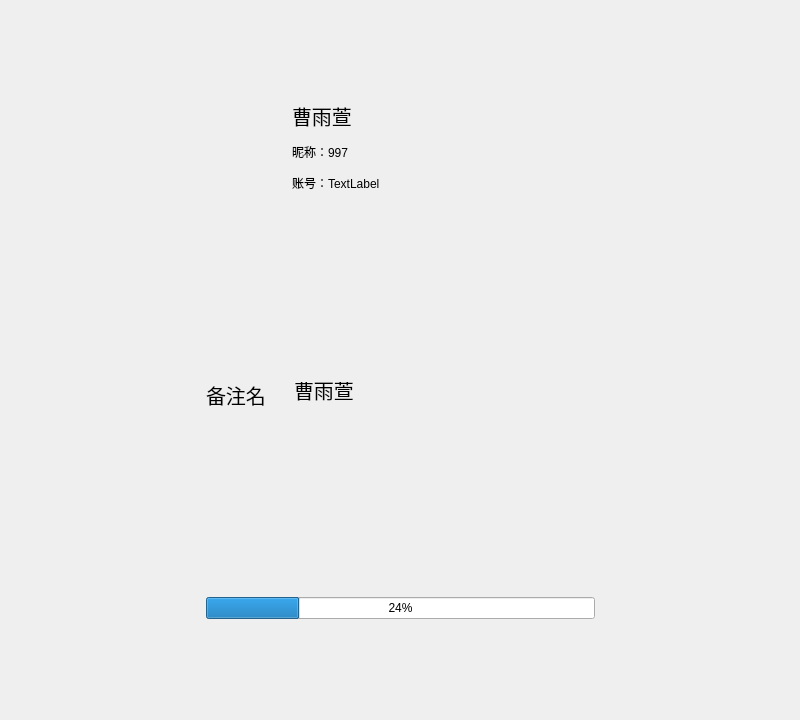
<?xml version="1.0" encoding="UTF-8"?>
<ui version="4.0">
    <class>Frame</class>
    <widget class="QFrame" name="Frame">
        <property name="geometry">
            <rect>
                <x>0</x>
                <y>0</y>
                <width>800</width>
                <height>720</height>
            </rect>
        </property>
        <property name="cursor">
            <cursorShape>IBeamCursor</cursorShape>
        </property>
        <property name="mouseTracking">
            <bool>true</bool>
        </property>
        <property name="tabletTracking">
            <bool>true</bool>
        </property>
        <property name="windowTitle">
            <string>Frame</string>
        </property>
        <layout class="QHBoxLayout" name="horizontalLayout_3">
            <item>
                <layout class="QHBoxLayout" name="horizontalLayout_2" stretch="1,2,1">
                    <item>
                        <spacer name="horizontalSpacer">
                            <property name="orientation">
                                <enum>Qt::Horizontal</enum>
                            </property>
                            <property name="sizeHint" stdset="0">
                                <size>
                                    <width>40</width>
                                    <height>20</height>
                                </size>
                            </property>
                        </spacer>
                    </item>
                    <item>
                        <layout class="QVBoxLayout" name="verticalLayout" stretch="2,3,4,1,4,1,2">
                            <item>
                                <spacer name="verticalSpacer">
                                    <property name="orientation">
                                        <enum>Qt::Vertical</enum>
                                    </property>
                                    <property name="sizeHint" stdset="0">
                                        <size>
                                            <width>20</width>
                                            <height>40</height>
                                        </size>
                                    </property>
                                </spacer>
                            </item>
                            <item>
                                <layout class="QGridLayout" name="gridLayout" rowstretch="1,1,1">
                                    <property name="horizontalSpacing">
                                        <number>6</number>
                                    </property>
                                    <item row="0" column="0" rowspan="3">
                                        <widget class="QLabel" name="l_avatar">
                                            <property name="minimumSize">
                                                <size>
                                                    <width>80</width>
                                                    <height>80</height>
                                                </size>
                                            </property>
                                            <property name="maximumSize">
                                                <size>
                                                    <width>80</width>
                                                    <height>80</height>
                                                </size>
                                            </property>
                                            <property name="text">
                                                <string/>
                                            </property>
                                            <property name="pixmap">
                                                <pixmap>../../../a_img/be0fa6c0c4707fb5f7b37b660de826d3.jpg</pixmap>
                                            </property>
                                            <property name="scaledContents">
                                                <bool>true</bool>
                                            </property>
                                        </widget>
                                    </item>
                                    <item row="0" column="1">
                                        <widget class="QLabel" name="l_remark">
                                            <property name="minimumSize">
                                                <size>
                                                    <width>0</width>
                                                    <height>30</height>
                                                </size>
                                            </property>
                                            <property name="maximumSize">
                                                <size>
                                                    <width>16777215</width>
                                                    <height>30</height>
                                                </size>
                                            </property>
                                            <property name="font">
                                                <font>
                                                    <pointsize>15</pointsize>
                                                </font>
                                            </property>
                                            <property name="text">
                                                <string>曹雨萱</string>
                                            </property>
                                        </widget>
                                    </item>
                                    <item row="1" column="1">
                                        <widget class="QLabel" name="l_nickname">
                                            <property name="minimumSize">
                                                <size>
                                                    <width>0</width>
                                                    <height>30</height>
                                                </size>
                                            </property>
                                            <property name="maximumSize">
                                                <size>
                                                    <width>16777215</width>
                                                    <height>30</height>
                                                </size>
                                            </property>
                                            <property name="text">
                                                <string>昵称：997</string>
                                            </property>
                                        </widget>
                                    </item>
                                    <item row="2" column="1">
                                        <widget class="QLabel" name="l_username">
                                            <property name="minimumSize">
                                                <size>
                                                    <width>0</width>
                                                    <height>20</height>
                                                </size>
                                            </property>
                                            <property name="maximumSize">
                                                <size>
                                                    <width>16777215</width>
                                                    <height>20</height>
                                                </size>
                                            </property>
                                            <property name="text">
                                                <string>账号：TextLabel</string>
                                            </property>
                                        </widget>
                                    </item>
                                </layout>
                            </item>
                            <item>
                                <spacer name="verticalSpacer_2">
                                    <property name="orientation">
                                        <enum>Qt::Vertical</enum>
                                    </property>
                                    <property name="sizeHint" stdset="0">
                                        <size>
                                            <width>20</width>
                                            <height>40</height>
                                        </size>
                                    </property>
                                </spacer>
                            </item>
                            <item>
                                <layout class="QHBoxLayout" name="horizontalLayout">
                                    <item>
                                        <widget class="QLabel" name="label">
                                            <property name="minimumSize">
                                                <size>
                                                    <width>80</width>
                                                    <height>0</height>
                                                </size>
                                            </property>
                                            <property name="maximumSize">
                                                <size>
                                                    <width>80</width>
                                                    <height>16777215</height>
                                                </size>
                                            </property>
                                            <property name="font">
                                                <font>
                                                    <pointsize>15</pointsize>
                                                </font>
                                            </property>
                                            <property name="text">
                                                <string>备注名</string>
                                            </property>
                                        </widget>
                                    </item>
                                    <item>
                                        <widget class="QLineEdit" name="lineEdit">
                                            <property name="minimumSize">
                                                <size>
                                                    <width>0</width>
                                                    <height>25</height>
                                                </size>
                                            </property>
                                            <property name="maximumSize">
                                                <size>
                                                    <width>16777215</width>
                                                    <height>25</height>
                                                </size>
                                            </property>
                                            <property name="font">
                                                <font>
                                                    <pointsize>15</pointsize>
                                                </font>
                                            </property>
                                            <property name="cursor">
                                                <cursorShape>ArrowCursor</cursorShape>
                                            </property>
                                            <property name="autoFillBackground">
                                                <bool>false</bool>
                                            </property>
                                            <property name="styleSheet">
                                                <string notr="true">
                                                    background:transparent;border-width:0;border-style:outset
                                                </string>
                                            </property>
                                            <property name="text">
                                                <string>曹雨萱</string>
                                            </property>
                                        </widget>
                                    </item>
                                </layout>
                            </item>
                            <item>
                                <spacer name="verticalSpacer_3">
                                    <property name="orientation">
                                        <enum>Qt::Vertical</enum>
                                    </property>
                                    <property name="sizeHint" stdset="0">
                                        <size>
                                            <width>20</width>
                                            <height>40</height>
                                        </size>
                                    </property>
                                </spacer>
                            </item>
                            <item>
                                <widget class="QProgressBar" name="progressBar">
                                    <property name="value">
                                        <number>24</number>
                                    </property>
                                </widget>
                            </item>
                            <item>
                                <spacer name="verticalSpacer_4">
                                    <property name="orientation">
                                        <enum>Qt::Vertical</enum>
                                    </property>
                                    <property name="sizeHint" stdset="0">
                                        <size>
                                            <width>20</width>
                                            <height>40</height>
                                        </size>
                                    </property>
                                </spacer>
                            </item>
                        </layout>
                    </item>
                    <item>
                        <spacer name="horizontalSpacer_2">
                            <property name="orientation">
                                <enum>Qt::Horizontal</enum>
                            </property>
                            <property name="sizeHint" stdset="0">
                                <size>
                                    <width>40</width>
                                    <height>20</height>
                                </size>
                            </property>
                        </spacer>
                    </item>
                </layout>
            </item>
        </layout>
    </widget>
    <resources/>
    <connections/>
</ui>
